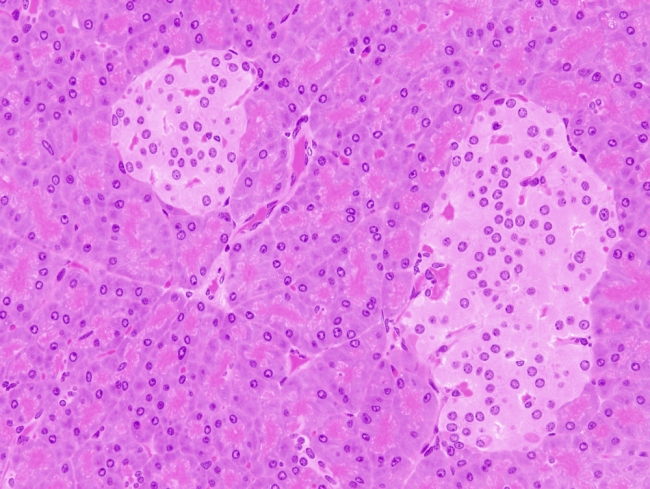
#> input picture pancreas.jpg, 650 x 489 px
$ jupyter execute '02_Binarización_en_islotes_de_Langerhans.ipynb'
#> lines starting #> are read from the running program, lines starting #| are printed output that depends on the picture; after the words box and inside, x2 and y2 are one past the last pixel; in counts of white or black regions, pixels touching at a corner belong together
# Machine Learning e Imágenes en Python

### Binarización: Clasificación dentro de una imagen en 2 clases, utilizando una variable: intensidad

Cargar en la notebook utilizando la librería OpenCV una imagen de manera monocroma que contenga un objeto claro u oscuro a destacar del fondo y luego:

* Binarizar la imagen por umbralado de la intensidad (utilizar el histograma de ser necesario para la elección del umbral), buscando separar el objeto deseado del fondo (unos, 255 o True en el objeto y ceros o False en el fondo).
* Mejorar la binarización con un filtro morfológico que crea adecuado.
* Encontrar los bordes del objeto utilizando operaciones morfológicas o gradiente morfológico.

[cell 1]
import cv2
import numpy as np
import matplotlib.pyplot as plt

#Cargo imagen monocroma
img = cv2.imread('pancreas.jpg',0)
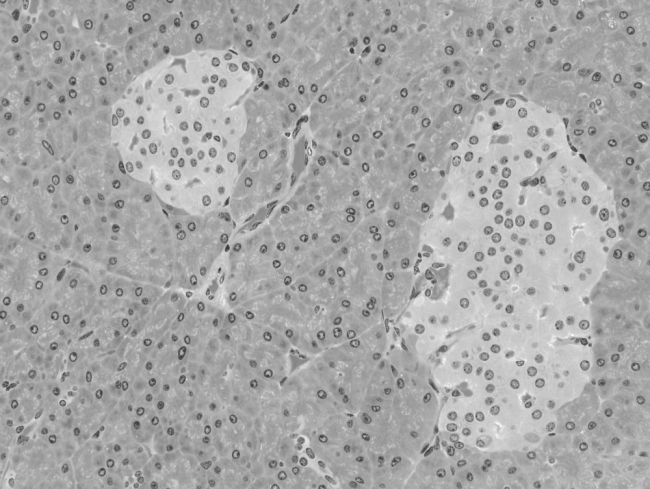
#> img: shape (489, 650); min 50, max 250, mean 168.2

#Histograma
print('Intensidades de la imagen monocroma:')
plt.hist(img.ravel(), 256,[0,256] )
plt.title('histograma'), plt.xlabel('bins de intensidad de iluminacion'), plt.ylabel('cantidad de pixeles')
plt.show()
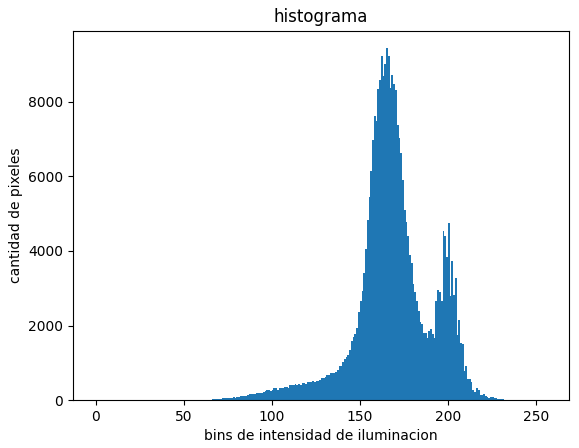
#> figure drawn by matplotlib, 1 panel; tallest bar 9432 high, from x = 165 to 166

#Binarizado
umbral=180
ret1,binaria = cv2.threshold(img,umbral,255,cv2.THRESH_BINARY)
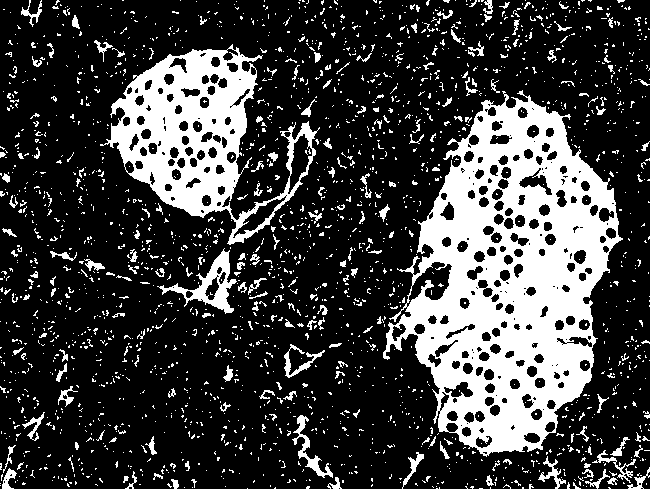
#> binaria: shape (489, 650); 24.7% white; 2204 white regions (2009 under 20 px), largest, box (x1, y1, x2, y2) and area: (383, 90, 623, 457) 43237, (100, 44, 320, 245) 15801, (157, 248, 237, 314) 1351
#> ret1 = 180

#Grafico
print('Elegimos un umbral de 180 para binarizar:')
fig = plt.gcf()
fig.set_size_inches(18.5, 10.5)
plt.subplot(121),plt.imshow(img,cmap='gray',vmin=0,vmax=255),plt.title('Imagen original'),plt.xticks([]), plt.yticks([])
plt.subplot(122),plt.imshow(binaria,cmap='gray',vmin=0,vmax=255),plt.title('Imagen binaria'),plt.xticks([]), plt.yticks([])
plt.show()
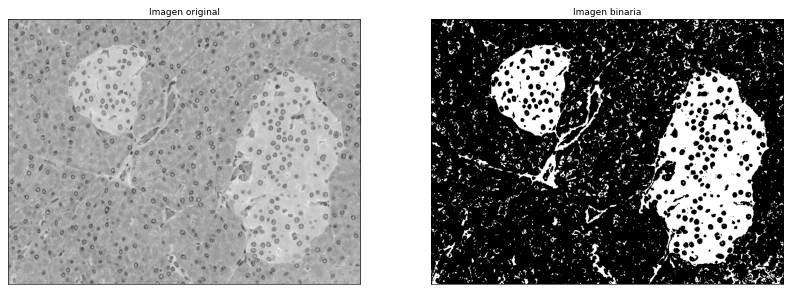
#> figure drawn by matplotlib, 2 panels

#Filtro de la mediana para eliminar ruido:
median = cv2.medianBlur(binaria,11)
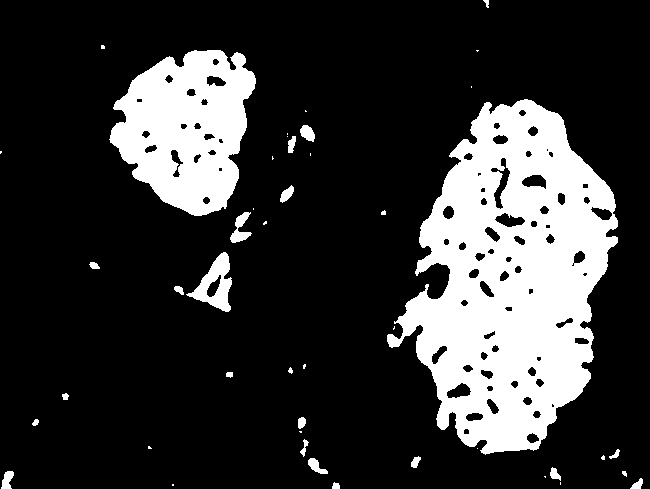
#> median: shape (489, 650); 21% white; 45 white regions (20 under 20 px), largest, box (x1, y1, x2, y2) and area: (387, 99, 618, 455) 47572, (109, 50, 256, 216) 16075, (186, 252, 232, 312) 1208

#Grafico
print('Aplicamos filtros de mediana y morfológicos:')
fig = plt.gcf()
fig.set_size_inches(18.5, 10.5)
plt.subplot(121),plt.imshow(binaria,cmap='gray',vmin=0,vmax=255),plt.title('Imagen binaria'),plt.xticks([]), plt.yticks([])
plt.subplot(122),plt.imshow(median,cmap='gray',vmin=0,vmax=255),plt.title('Con filtro de mediana'),plt.xticks([]), plt.yticks([])
plt.show()

#Apertura para elminiar puntos externos y cierre para rellenar regiones:
kernel = np.ones((8,8),np.uint8)
kernel2 = np.ones((15,15),np.uint8)
apertura = cv2.morphologyEx(median, cv2.MORPH_OPEN, kernel)
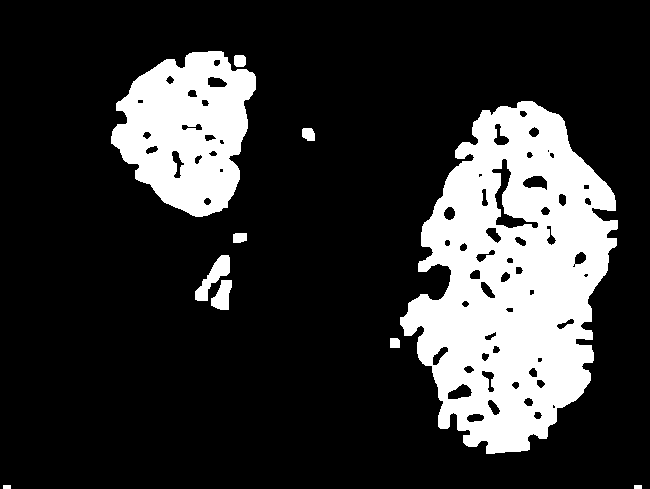
#> apertura: shape (489, 650); 20.1% white; 10 white regions, largest, box (x1, y1, x2, y2) and area: (400, 101, 618, 454) 46599, (111, 51, 256, 217) 15789, (195, 255, 230, 301) 644
cierre = cv2.morphologyEx(apertura, cv2.MORPH_CLOSE, kernel2)
#> cierre: shape (489, 650); 22.2% white; 8 white regions, largest, box (x1, y1, x2, y2) and area: (400, 101, 618, 454) 51562, (111, 51, 256, 217) 17150, (195, 255, 232, 310) 1264

#Grafico
fig = plt.gcf()
fig.set_size_inches(18.5, 10.5)
plt.subplot(1,2,1),plt.imshow(apertura,cmap='gray'),plt.title('Aplicando apertura'),plt.xticks([]), plt.yticks([])
plt.subplot(1,2,2),plt.imshow(cierre,cmap='gray'),plt.title('Aplicando cierre'),plt.xticks([]), plt.yticks([])
plt.show()

#filtrado final para suavizar bordes y eliminar ruido residual:
median2 = cv2.medianBlur(cierre,19) #filtro de la mediana
#> median2: shape (489, 650); 21.9% white; 4 white regions (1 under 20 px), largest, box (x1, y1, x2, y2) and area: (400, 101, 617, 453) 51438, (112, 51, 256, 216) 17018, (197, 258, 231, 308) 1127

#Grafico
print('Imagen original vs resultado obtenido luego del procesamiento:')
fig = plt.gcf()
fig.set_size_inches(18.5, 10.5)
plt.subplot(1,2,1),plt.imshow(img,cmap='gray'),plt.title('Imagen original'),plt.xticks([]), plt.yticks([])
plt.subplot(1,2,2),plt.imshow(median2,cmap='gray',vmin=0,vmax=255),plt.title('Imagen con un filtrado final para suavizado'),plt.xticks([]), plt.yticks([])
plt.show()

#Ubicación de los bordes del objeto utilizando operaciones morfológicas o gradiente morfológico
kernel = np.ones((5,5),np.uint8) #elemento estructurante
erosion = cv2.erode(median2,kernel,iterations = 1)
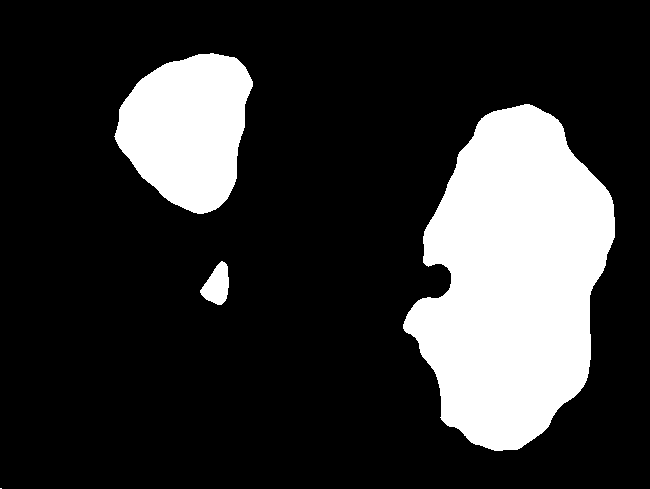
#> erosion: shape (489, 650); 20.7% white; 4 white regions (1 under 20 px), largest, box (x1, y1, x2, y2) and area: (403, 104, 615, 451) 49038, (114, 53, 253, 214) 15792, (200, 261, 229, 305) 812
dilatacion = cv2.dilate(median2,kernel,iterations = 1)
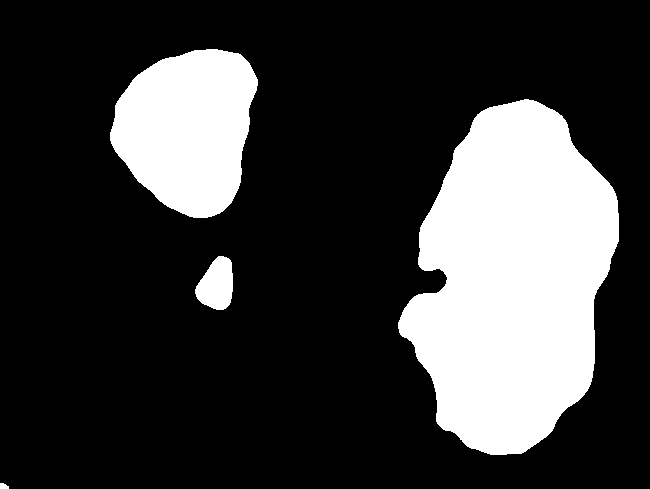
#> dilatacion: shape (489, 650); 23.2% white; 4 white regions, box (x1, y1, x2, y2) and area: (398, 99, 619, 455) 53873, (110, 49, 258, 218) 18278, (195, 256, 233, 310) 1479, (0, 483, 9, 489) 44
gradiente=cv2.morphologyEx(median2,cv2.MORPH_GRADIENT,kernel)
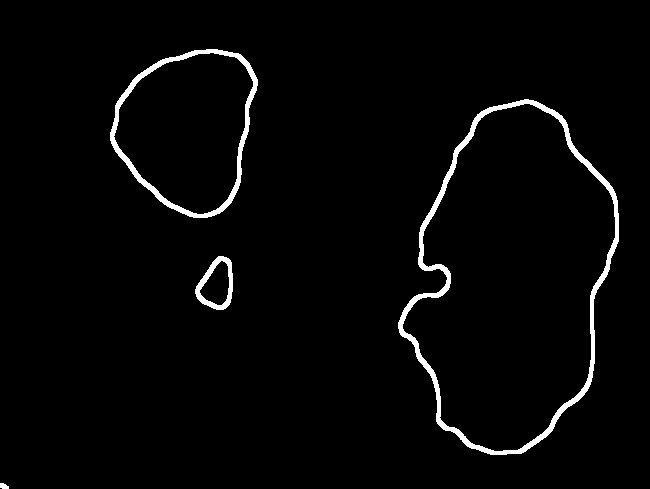
#> gradiente: shape (489, 650); 2.5% white; 4 white regions, box (x1, y1, x2, y2) and area: (398, 99, 619, 455) 4835, (110, 49, 258, 218) 2486, (195, 256, 233, 310) 667, (0, 483, 9, 489) 42

#Grafico
print('Bordes del área resaltada:')
fig = plt.gcf()
fig.set_size_inches(25, 10)
plt.subplot(1,4,2),plt.imshow(median2-erosion,cmap='gray'),plt.title('Borde interior'),plt.xticks([]), plt.yticks([])
plt.subplot(1,4,3),plt.imshow(dilatacion-median2,cmap='gray'),plt.title('Borde exterior'),plt.xticks([]), plt.yticks([])
plt.subplot(1,4,4),plt.imshow(gradiente,cmap='gray'),plt.title('Borde por gradiente morfológico'),plt.xticks([]), plt.yticks([])
plt.show()
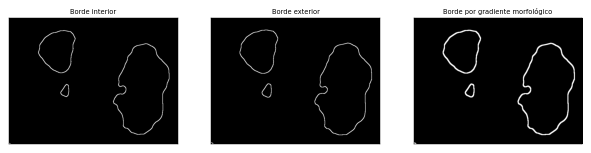
#> figure drawn by matplotlib, 3 panels
